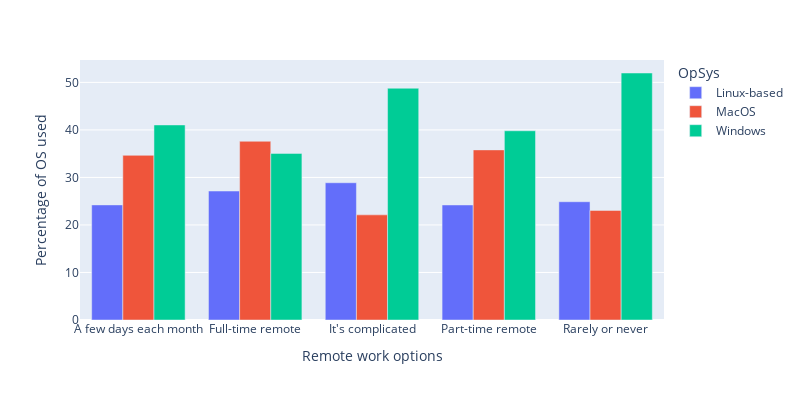

Write notebook code for a chart like this one.
### Code cell
fig = px.bar(df_os_per, x='WorkRemote', y='count',barmode="group", color = 'OpSys')
fig.update_layout(
    yaxis_title="Percentage of OS used",
    xaxis_title="Remote work options",
    autosize=False,
    width=800,
    height=400,)
fig.show()
fig.write_image("os.png")

### Figure 1 — Plotly figure (JSON) as saved in the notebook; plotly's stock layout.template omitted (floating-point values rounded to 4 significant figures)
{"data": [{"alignmentgroup": "True", "hovertemplate": "OpSys=Linux-based<br>WorkRemote=%{x}<br>count=%{y}<extra></extra>", "legendgroup": "Linux-based", "marker": {"color": "#636efa"}, "name": "Linux-based", "offsetgroup": "Linux-based", "orientation": "v", "showlegend": true, "textposition": "auto", "type": "bar", "x": ["A few days each month", "Full-time remote", "It's complicated", "Part-time remote", "Rarely or never"], "xaxis": "x", "y": [24.22, 27.14, 28.88, 24.21, 24.89], "yaxis": "y"}, {"alignmentgroup": "True", "hovertemplate": "OpSys=MacOS<br>WorkRemote=%{x}<br>count=%{y}<extra></extra>", "legendgroup": "MacOS", "marker": {"color": "#EF553B"}, "name": "MacOS", "offsetgroup": "MacOS", "orientation": "v", "showlegend": true, "textposition": "auto", "type": "bar", "x": ["A few days each month", "Full-time remote", "It's complicated", "Part-time remote", "Rarely or never"], "xaxis": "x", "y": [34.65, 37.61, 22.12, 35.79, 23.06], "yaxis": "y"}, {"alignmentgroup": "True", "hovertemplate": "OpSys=Windows<br>WorkRemote=%{x}<br>count=%{y}<extra></extra>", "legendgroup": "Windows", "marker": {"color": "#00cc96"}, "name": "Windows", "offsetgroup": "Windows", "orientation": "v", "showlegend": true, "textposition": "auto", "type": "bar", "x": ["A few days each month", "Full-time remote", "It's complicated", "Part-time remote", "Rarely or never"], "xaxis": "x", "y": [41.05, 35.06, 48.77, 39.82, 51.98], "yaxis": "y"}], "layout": {"autosize": false, "barmode": "group", "height": 400, "legend": {"title": {"text": "OpSys"}, "tracegroupgap": 0}, "margin": {"t": 60}, "width": 800, "xaxis": {"anchor": "y", "domain": [0, 1], "title": {"text": "Remote work options"}}, "yaxis": {"anchor": "x", "domain": [0, 1], "title": {"text": "Percentage of OS used"}}}}
